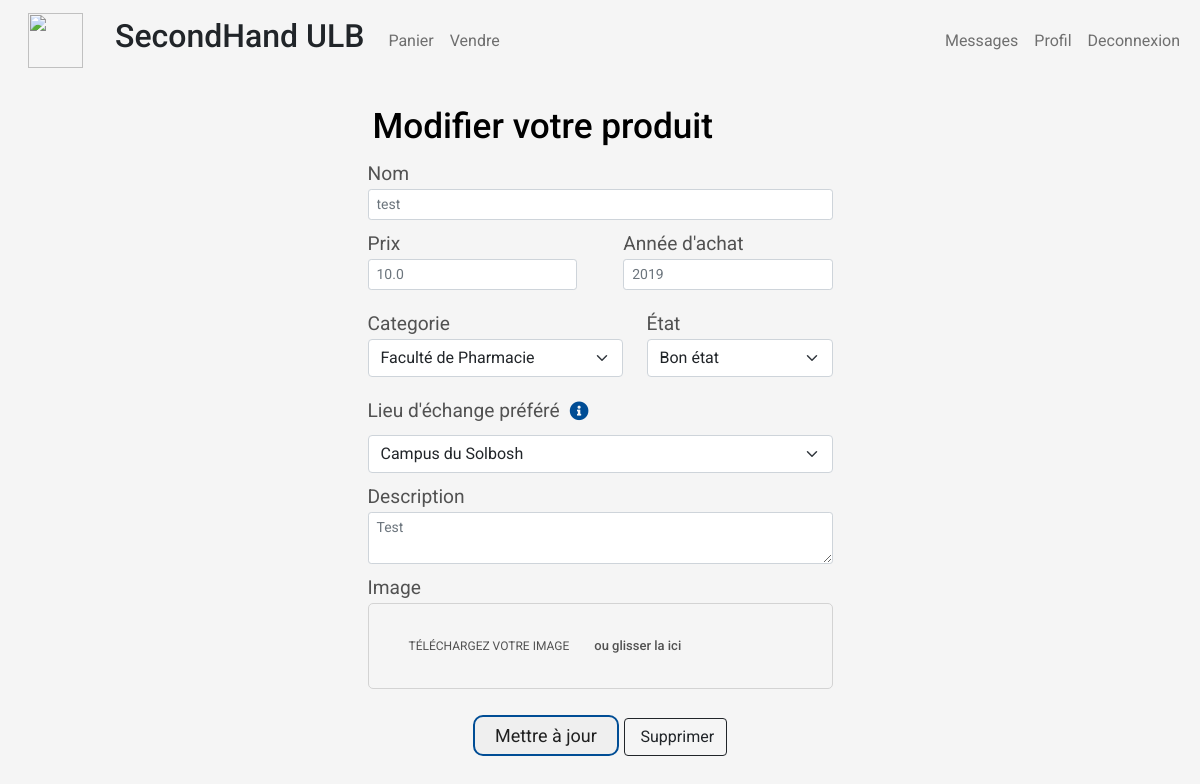
Screenshot of /modify_product/8 (signed in) with the database file from the repository.
### store/models/product.py (models this page shows, shortened)
class Products(models.Model):
    user_id = models.CharField(max_length=50)
    name = models.CharField(max_length=60)
    price= models.IntegerField(default=0)
    category= models.ForeignKey(Category,on_delete=models.CASCADE,default=1 )
    condition= models.ForeignKey(Condition,on_delete=models.CASCADE,default=1 )
    place= models.ForeignKey(Place,on_delete=models.CASCADE,default=1 )
    description= models.CharField(max_length=250, default='', blank=True, null= True)
    image= models.ImageField(upload_to='products/')
    date = models.IntegerField(default=2000)
    sold = models.BooleanField(default=False)
    @staticmethod
    def get_product_by_id(id):
        try:
            return Products.objects.get(id=id)
        except:
            return False

### store/views/modify_product.py (the view, shortened to what this page needs)
# urls.py: path('modify_product/<int:product_id>', ModifyProduct.as_view(), name='modify_product'),
class ModifyProduct (View):
    def get(self, request, product_id):
        if request.session.get('customer') != Products.get_product_by_id(product_id).user_id or Products.get_product_by_id(product_id).sold:
            return redirect('homepage')
        categories = Category.get_all_categories()
        conditions = Condition.get_all_conditions()
        places = Place.get_all_places()
        product = Products.get_product_by_id(product_id)
        product.price = product.price / 100
        return render (request, 'modify_product.html', {'product': product, 'categories': categories, 'conditions': conditions, 'places': places})

### store/models/category.py (called while the page is built)
    @staticmethod
    def get_all_categories():
        return Category.objects.all()

    @staticmethod
    def get_all_conditions():
        return Condition.objects.all()

    @staticmethod
    def get_all_places():
        return Place.objects.all()

### store/templates/modify_product.html (shortened to what this page needs)
{% extends 'base.html' %}
{% block content %}
<div class="container mt-4">
    <div class="col-lg-5 rounded mx-auto">
        <h3>Modifier votre produit</h3>
        <form action="/modify_product/{{product.id}}" method="POST" enctype="multipart/form-data">
            <div class="form-group">
                <label for="">Nom</label>
                <input type="text" name="name"
                    id="" value="{{values.name}}" class="form-control form-control-sm input-block"
                    placeholder="{{product.name}}">
            </div>
            <div style="display: flex;">
                <div class="form-group" style="width: 45%;margin-right: 10%;">
                    <label for="">Prix</label>
                    <input type="text" name="price"
                    id="" value="{{values.price}}" class="form-control form-control-sm input-block"
                    placeholder="{{product.price}}"
                    >
                </div>
                <div class="form-group" style="width: 45%;">
                    <label for="">Année d'achat</label>
                    <input type="number" name="date"
                    id="" value="{{values.date}}" class="form-control form-control-sm input-block"
                    placeholder="{{product.date}}"
                    >
                </div>
            </div>
            <div style="display: flex;">
                <div class="form-group" style="width: 55%;margin-right: 5%;">
                    <label for="">Categorie</label>
                    <select id="cars" name="faculty" class="form-select" aria-label="Catégorie">
                        {% for category in categories %}
                            {% if category.id == product.category.id %}
                                <option selected value="{{category.name}}">{{category.name}}</option>
                            {% else %}
                                <option value="{{category.name}}">{{category.name}}</option>
                            {% endif %}
                        {% endfor %}
                    </select>
                </div>
                <div class="form-group" style="width: 40%;"">
                    <label for="">État</label>
                    <select id="cars" name="condition" class="form-select" aria-label="Etat">
                        {% for condition in conditions %}
                            {% if condition.id == product.condition.id %}
                                <option selected value="{{condition.name}}">{{condition.name}}</option>
                            {% else %}
                                <option value="{{condition.name}}">{{condition.name}}</option>
                            {% endif %}
                        {% endfor %}
                    </select>
                </div>
            </div>
            <div class="form-group">
                <div style="display: flex; align-items: center;">
                    <label for="lieu_echange">Lieu d'échange préféré</label>
                    <i class="fas fa-info-circle" style="color: #004D95; margin-left: 10px;" data-bs-toggle="tooltip" data-bs-html="true"
                        title="Si vous choisissez la livraison par la poste, vous devrez payer le prix de la livraison. N'hésitez pas à mieux expliquer votre moyen d'échange dans votre description">
                    </i>
                </div>
                <select class="form-select" id="place" name="place">
                    {% for place in places %}
                        <option value="{{place.name}}">{{place.name}}</option>
                    {% endfor %}
                </select>
            </div>
            <div class="form-group">
                <label for="">Description</label>
                <textarea type="text" name="description" id=""
                value="{{values.description}}"
                class=" form-control-sm form-control input-block"
                placeholder="{{product.description}}"></textarea>
            </div>
            <div class="form-group">
                <label for="">Image</label>
                <div class="file-drop-area">
                    <span class="choose-file-button">Téléchargez votre image</span>
                    <span class="file-message">ou glisser la ici</span>
                </div>
            </div>
            <div>
                <div style="text-align: center;">
                    <button type="submit" class="mt-3">Mettre à jour</button>
                    <a href="/product/remove/{{product.id}}" class="btn btn-outline-dark flex-shrink-0" type="submit">
                        Supprimer
                    </a>
                </div>
            </div>
        </form>
    </div>
</div>
{% endblock %}

### store/templates/base.html (style rules this page uses)
body { font-family: 'Roboto', sans-serif; background-color: #F5F5F5; }

### store/templates/modify_product.html (style rules this page uses)
h3 { font-size: 2.2rem; color: black; padding-bottom: 5px; margin-top: 5px; text-align:left; margin-left: 5px; }
form { font-size: 1.2rem; font-family: 'Roboto', sans-serif; color: #000000aa; }
form div { margin-bottom: 10px; }
.input-block { color: #000000aa; }
select { color: #000000aa; }
button { font-size: large; color: #000000dd; padding: 5px 20px; border: #004D95 solid 2px; border-radius: 10px; margin: auto; }
.file-drop-area { position: relative; display: flex; align-items: center; width: 100%; padding: 25px; transition: 0.2s; border: lightgray solid 1px; border-radius: 5px; }
.choose-file-button { flex-shrink: 0; border-radius: 3px; padding: 8px 15px; margin-right: 10px; font-size: 12px; text-transform: uppercase; }
.file-message { font-size: small; font-weight: 500; line-height: 1.4; white-space: nowrap; overflow: hidden; text-overflow: ellipsis; }

### rows the page displays
Products: name "test", price "10.0", date "2019", description "Test"

### other values shown
form field faculty "Faculté de Pharmacie"
form field condition "Bon état"
form field place "Campus du Solbosh"
